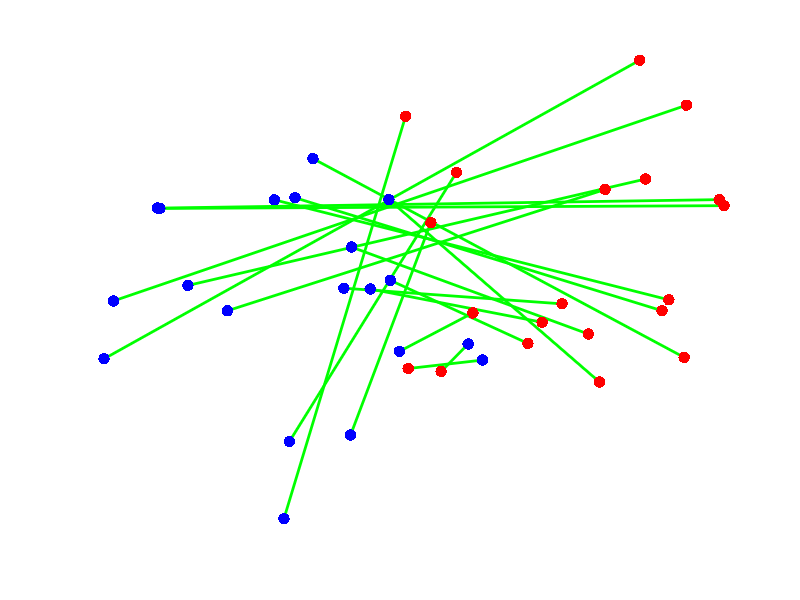
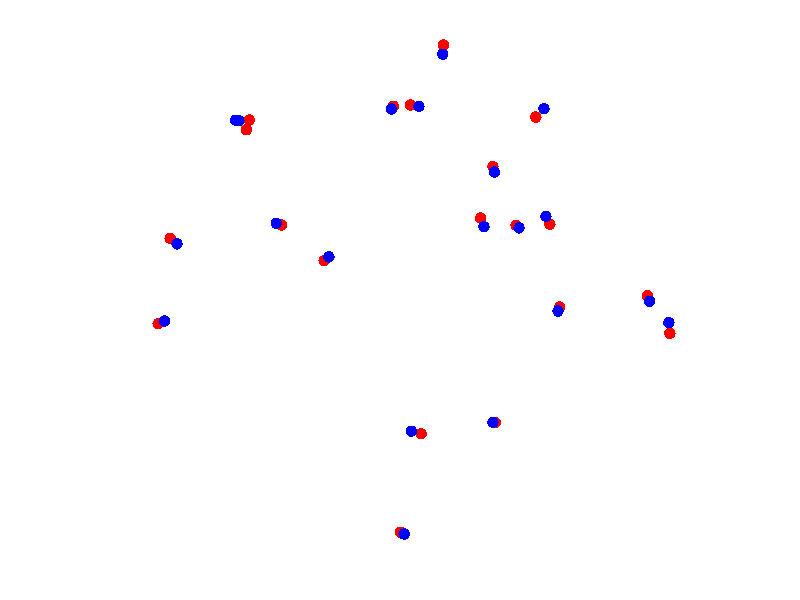

Recreate these plots in MATLAB, in order. (Note: this script raises an error after producing the figures.)
% Exercise on feature-based registration

% Create a random point set
% Set parameters for a random point set that is rotated and translated
n = 20; % number of random points
theta = 0.7*pi; % rotation angle
R_in = [cos(theta), -sin(theta); sin(theta), cos(theta)]; % rotation matrix
T_in = rand(2,1)*1.5; % translation vector (random)
s_in = 1.3; % scale

% Compute points
p = rand(2,n); % random point set
mean_p = mean(p,2); % man point

q = R_in*p + T_in; % transform the scaled points 
q = q + 0.05*rand(2,n); % add noise to the image

% Show the result
figure()
plot([p(1,:); q(1,:)], [p(2,:); q(2,:)], 'g', 'LineWidth', 2)
hold on
plot(p(1,:), p(2,:), 'r.', 'MarkerSize', 25)
plot(q(1,:), q(2,:), 'b.', 'MarkerSize', 25)
axis equal off

%% Recover parameters

% Find scale
mean_q = mean(q,2);
d_q = sqrt(sum((q-mean_q).^2));
d_p = sqrt(sum((p-mean_p).^2));
s = d_q/d_p;

% Find covariance matrix
C = (q-mean_q)*(p-mean_p)';

[u,ss,v] = svd(C);

R = u*v;
R = u*[1,0;0,sign(det(R))]*v;

T = mean_q - s*R*mean_p;



%% Plot the transformed points

q_new = s*R*p + T; % transform the scaled points 

% Show the result
figure()
plot([q_new(1,:); q(1,:)], [q_new(2,:); q(2,:)], 'g', 'LineWidth', 2)
hold on
plot(q_new(1,:), q_new(2,:), 'r.', 'MarkerSize', 25)
plot(q(1,:), q(2,:), 'b.', 'MarkerSize', 25)
axis equal off



%% Compute parameters and transform points based on the function

[R, t, s] = getTransformation(p,q); % Compute the transformation parameters from the function

q_new = s*R*p + t; % transform the scaled points 

% Show the result
figure()
plot([q_new(1,:); q(1,:)], [q_new(2,:); q(2,:)], 'g', 'LineWidth', 2)
hold on
plot(q_new(1,:), q_new(2,:), 'r.', 'MarkerSize', 25)
plot(q(1,:), q(2,:), 'b.', 'MarkerSize', 25)
axis equal off

%% %%%%%%%%%%%%%%%%%%%%%%%%%%%%%%%%%%%%%%%%%%%%%%%%%%%%%%%%%%%%%%%%%%%%%%%%%%%%%%%%%%%%%%%%%%%%%%%%
% Get SFIT features and match them

% Change path to vlfeat to where you have put it
addpath /Users/abda/Documents/Teaching/02506/code/vlfeat-0.9.21/toolbox 
vl_setup

% Path to data - change to where you have put the data
data_path = '../../../../Data/week4/';

%% Compute SIFT features in one image and plot the points

im = single(imread([data_path 'CT_lab_high_res.png'])); % read image

% Show image
figure
imagesc(im), colormap gray, axis image 

% Compute SIFT
[f,d] = vl_sift(im);

% Show 500 random features
perm = randperm(size(f,2)) ;
sel = perm(1:500) ;
h1 = vl_plotframe(f(:,sel)) ;
h2 = vl_plotframe(f(:,sel)) ;
set(h1,'color','y','linewidth',3) ;
set(h2,'color','r','linewidth',3) ;


%% Compute SIFT features and match an image and its scaled version
angle = 120;
scale_factor = 0.5;

% Transform image
im_transform = imrotate(imresize(im, scale_factor), angle);

figure
imagesc(im_transform)
%%

% Compute SIFT features
[fa, da] = vl_sift(im) ;
[fb, db] = vl_sift(im_transform) ;

% Match features
[matches, scores] = vl_ubcmatch(da, db) ;

% Construct a total image
[rh,ch]=size(im);
[rm,cm]=size(im_transform);

im_tot = zeros(max(rh,rm), ch+cm);
im_tot(1:rh, 1:ch) = im;
im_tot(1:rm, 1+ch:end) = im_transform;

% Show the matched images
figure
imagesc(im_tot), axis image, colormap gray
hold on
plot(fa(1,matches(1,:)),fa(2,matches(1,:)),'b.', 'MarkerSize', 10)
plot(fb(1,matches(2,:))+ch,fb(2,matches(2,:)),'g.', 'MarkerSize', 10)
plot([fa(1,matches(1,:));fb(1,matches(2,:))+ch],[fa(2,matches(1,:));fb(2,matches(2,:))], 'r', 'LineWidth', 1)




%% Compute SIFT features and match between two images of the s

% Read two images
im_high = single(imread([data_path 'CT_lab_high_res.png']));
im_med = single(imread([data_path 'CT_lab_med_res.png']));

% Compute SIFT features
[fa, da] = vl_sift(im_high) ;
[fb, db] = vl_sift(im_med) ;

% Match features
[matches, scores] = vl_ubcmatch(da, db) ;

% Construct a total image
[rh,ch]=size(im_high);
[rm,cm]=size(im_med);

im_tot = zeros(max(rh,rm), ch+cm);
im_tot(1:rh, 1:ch) = im_high;
im_tot(1:rm, 1+ch:end) = im_med;

% Show the matched images
figure
imagesc(im_tot), axis image, colormap gray
hold on
plot(fa(1,matches(1,:)),fa(2,matches(1,:)),'b.', 'MarkerSize', 10)
plot(fb(1,matches(2,:))+ch,fb(2,matches(2,:)),'g.', 'MarkerSize', 10)
plot([fa(1,matches(1,:));fb(1,matches(2,:))+ch],[fa(2,matches(1,:));fb(2,matches(2,:))], 'r', 'LineWidth', 1)

%% %%%%%%%%%%%%%%%%%%%%%%%%%%%%%%%%%%%%%%%%%%%%%%%%%%%%%%%%%%%%%%%%%%%%%%%%%%%%%%%%%%%%%%%%%%%%%%%%%
% Transform matched features

% two corresponding sets of features
pa = fa(1:2,matches(1,:));
pb = fb(1:2,matches(2,:));

% Compute the transformation
[R,t,s] = getTransformation(pa,pb);

% Apply the transformation
pa_t = s*R*pa + t;

figure
imagesc(im_med), axis equal, colormap gray
hold on
plot([pa_t(1,:); pb(1,:)], [pa_t(2,:); pb(2,:)], 'g', 'LineWidth', 2)
plot(pa_t(1,:), pa_t(2,:), 'r.', 'MarkerSize', 10)
plot(pb(1,:), pb(2,:), 'b.', 'MarkerSize', 10)

%% Refined transformation

[R,t,s,idx] = getTransformationRefine(pa,pb);
pa_r = pa(:,idx);
pb_r = pb(:,idx);

pa_t = s*R*pa_r + t;

figure
imagesc(im_med), axis equal, colormap gray
hold on
plot([pa_t(1,:); pb_r(1,:)], [pa_t(2,:); pb_r(2,:)], 'g', 'LineWidth', 2)
plot(pa_t(1,:), pa_t(2,:), 'r.', 'MarkerSize', 10)
plot(pb_r(1,:), pb_r(2,:), 'b.', 'MarkerSize', 10)


